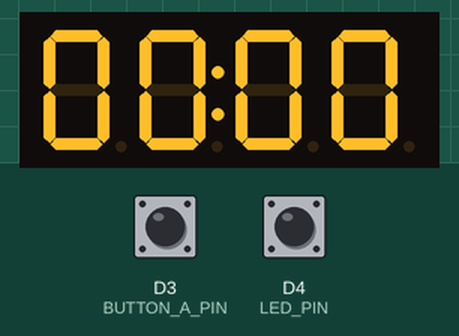
Simulated run of this sketch. Board: ESP8266 (NodeMCU). On the bench: 4-digit seven-segment display. Inputs (shaded band) come from the test bench; at power-on: D3 (BUTTON_A_PIN) HIGH, D4 (LED_PIN) HIGH. WiFi joins after 1.5 s; servers stay silent unless stated; uploads are accepted with an empty reply; what the sketch prints to the serial monitor is not drawn.

Above: at 4.4 s.
4.5 s: D3 (BUTTON_A_PIN) pulled LOW for 0.15 s
At 6.0 s:
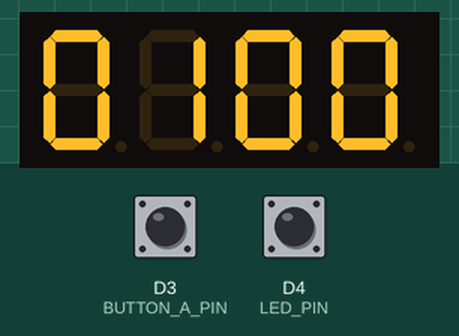
6.7 s: D4 (LED_PIN) pulled LOW for 1 s
At 8.6 s:
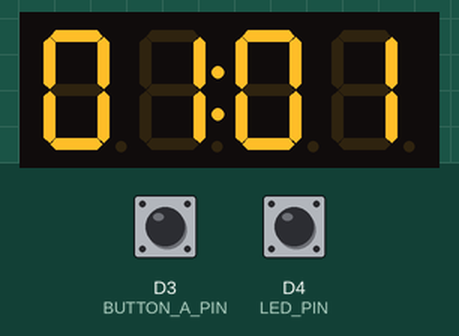
9.7 s: D3 (BUTTON_A_PIN) pulled LOW for 1 s
At 12.0 s:
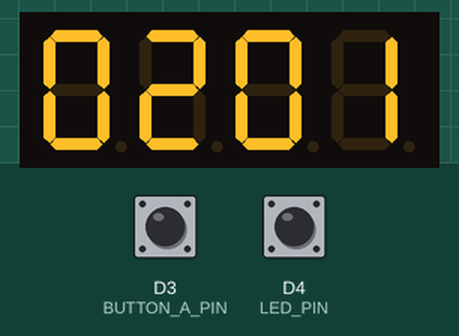
12.7 s: D4 (LED_PIN) pulled LOW for 0.15 s
At 15.0 s:
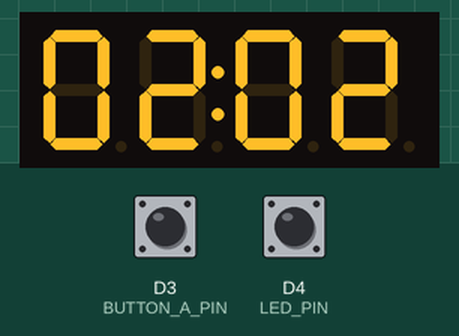
Timing chart, 0 to 15.7 s (numbered marks = the images above; inputs shaded):
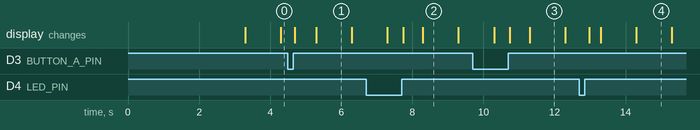

Measured:
- after the input at 4.5 s, the display: first changes after 0.19 s (image 1 shows a later state)
- after the input at 6.7 s, the display: first differs from a run without the input after 1.0 s (image 2 shows a later state)
- after the input at 9.7 s, the display: first differs from a run without the input after 1.0 s (image 3 shows a later state)
- after the input at 12.7 s, the display: changes after 0.28 s (image 4)

The sketch:

client.ino
```cpp
#include <AceButton.h>
#include <ESP8266WiFi.h>
#include <WiFiClient.h>
#include <ESP8266HTTPClient.h>
#include <ScoreBoardDisplay.h>

using namespace ace_button;

// WiFi credentials
const char *ssid = "cornhole";
const char *password = "first221";
const String host = "http://192.168.4.1";

// usefull for debugging how long the loop function runs
unsigned long loopTime = 0;
bool printLoopTime = false;

// for posterity?
const int LED_PIN = LED_BUILTIN;
const int LED_ON = HIGH;
const int LED_OFF = LOW;

// define what pins the buttons are on
const int BUTTON_A_PIN = D3;
const int BUTTON_B_PIN = D4;

// define what pins the scoreboard is on
const int TM1637_CLK = D1;
const int TM1637_DIO = D2;

// declare the button stuff
AceButton buttonA(BUTTON_A_PIN);
AceButton buttonB(BUTTON_B_PIN);
void handleButton(AceButton*, uint8_t, uint8_t);

// declare the scoreboard
ScoreBoardDisplay sb(TM1637_CLK, TM1637_DIO);

// declare some stuff related to updating the other esp
void updateServer();
bool updateFlag = false;
unsigned long updateTime = 0;
const unsigned long updateDelay = 2000;
HTTPClient http;


void setup() {
  Serial.begin(115200);
  Serial.println();

  // turn off the built-in LED
  pinMode(LED_PIN, OUTPUT);
  digitalWrite(LED_PIN, LED_OFF);

  // how to identify buttons?
  //  Serial.printf("LED_PIN = LED_BUILTIN = %d\n", LED_PIN);
  //  Serial.printf("buttonA (%d) is attached to BUTTON_A_PIN (%d)\n", &buttonA, BUTTON_A_PIN);
  //  Serial.printf("buttonB (%d) is attached to BUTTON_B_PIN (%d)\n", &buttonB, BUTTON_B_PIN);

  // modify the default button config for both buttons
  /* ButtonConfig setup (because it's confusing AF with all the possible options)
      setEventHandler(handleButton) is perhaps the most obvious option
      ButtonConfig::kEventReleased is always there by default, doesn't need to be turned on
      ButtonConfig::kFeatureRepeatPress will be called after 1000ms, and every 200ms thereafter
      ButtonConfig::kFeatureSuppressAll just makes sure the callback function is only called when expected
      Ignore ButtonConfig::kFeatureClick and kFeatureDoubleClick, they slow reaction times down and lose some events
      Ignore ButtonConfig::kFeatureLongPress because it's redundant with kFeatureRepeatPress, but doesn't repeat
  */
  ButtonConfig* bc = ButtonConfig::getSystemButtonConfig();
  bc->setEventHandler(handleButton);
  bc->setFeature(ButtonConfig::kFeatureRepeatPress);
  bc->setFeature(ButtonConfig::kFeatureSuppressAll);

  // finally setup the actual AceButtons
  pinMode(BUTTON_A_PIN, INPUT_PULLUP);
  buttonA.init(BUTTON_A_PIN, HIGH, BUTTON_A_PIN /* will use as the ID later */);
  pinMode(BUTTON_B_PIN, INPUT_PULLUP);
  buttonB.init(BUTTON_B_PIN, HIGH, BUTTON_B_PIN /* will use as the ID later */);

  // setup the display
  sb.setup();

  // setup the wifi stuff
  WiFi.mode(WIFI_OFF);        //Prevents reconnection issue (taking too long to connect)
  delay(1000);
  Serial.printf("Connecting to %s", ssid);
  WiFi.mode(WIFI_STA);
  WiFi.begin(ssid, password);
  while (WiFi.status() != WL_CONNECTED) {
    delay(1000);
    Serial.print(".");
  }
  Serial.print("connected on ");
  Serial.println(WiFi.localIP());

} // end setup()


void loop() {
  loopTime = millis();


  // do stuff
  buttonA.check();
  buttonB.check();
  sb.loop();

  if (updateFlag) {
    int nowMS = millis();
    if (nowMS < updateTime) {
      // internal clock rollover, just delay it by resetting the update timer
      updateTime = 0;
    } else if (nowMS - updateTime >= updateDelay) {
      updateServer();
      updateTime = nowMS;
    }
  }

  if (printLoopTime) {
    unsigned int nowMS = millis();
    if (nowMS < printLoopTime) {
      Serial.printf("internal clock rollover, try again later...\n");
    } else {
      Serial.printf("total loop time was %dms\n", nowMS - loopTime);
    }
    // either way, reset the print flag
    printLoopTime = false;
  }
} // end loop()


// do button stuff
void handleButton(AceButton* button/* button */, uint8_t eventType, uint8_t /* buttonState */) {
  uint8_t pin = button->getPin();

  switch (eventType) {
    case AceButton::kEventReleased:
      if (pin == BUTTON_A_PIN) sb.incrementHomeScore(); //Serial.println("Button A released");
      else if (pin == BUTTON_B_PIN) sb.incrementAwayScore(); // Serial.println("Button B released");
      else  {
        Serial.println("Unidentified button released!?");
        return;
      }
      break;

    case AceButton::kEventRepeatPressed:
      if (pin == BUTTON_A_PIN) sb.decrementHomeScore(); // Serial.println("Button A held");
      else if (pin == BUTTON_B_PIN) sb.decrementAwayScore(); // Serial.println("Button B held");
      else Serial.println("Unidentified button held!?");
      break;

    case AceButton::kEventPressed:
      // since we can't turn it off, just ignore it
      return;

    default:
      Serial.printf("Unhandled button event: %d\n", eventType);
      return;
  }
  // if we've made it this far, then update the score on the server (after a delay)
  updateTime = millis();
  updateFlag = true;
  printLoopTime = true;
}


// create an update for the server
void updateServer() {
  String url = "/setScore?scoreA=" + (String)sb.getHomeScore() + "&scoreB=" + (String)sb.getAwayScore();
  Serial.println(host + url);

  http.begin(host + url);

  int httpCode = http.GET();            //Send the request
  if (httpCode == 200) updateFlag = false;

  Serial.printf("httpCode = %d\n", httpCode);   //Print HTTP return code

  http.end();  //Close connection
  Serial.println("connection closed");
  printLoopTime = true;
} // end updateServer()
```
